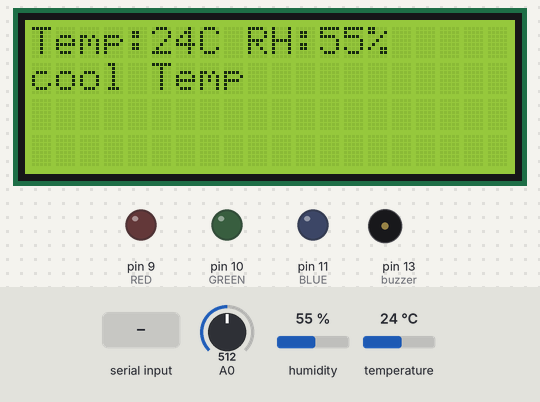
Bench run of a sketch on a simulated Arduino Uno, built with avr-gcc and run on an emulated ATmega328P. On the bench: 20×4 character LCD, output pins drawn as LEDs (lit = HIGH), buzzer (waves = sounding). The inputs (shaded band) are chosen by the test bench; at power-on: humidity 55 %, temperature 24 °C, A0 = 512. What the sketch prints to the serial monitor is not drawn.

Above: at 1.2 s.
1.3 s: "90,45\n" received over the second serial link
At 17.7 s:
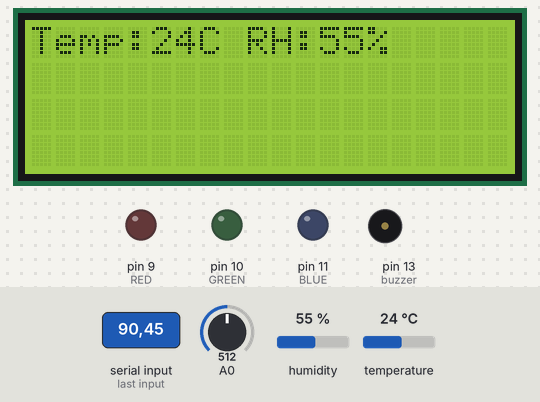
18.5 s: "1\n" received over the second serial link
At 24.5 s:
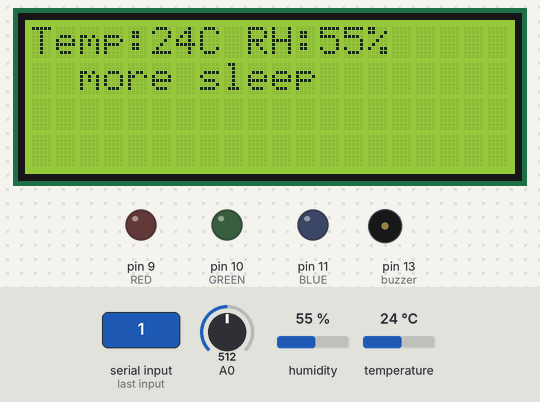
30.4 s: humidity set to 22 %
At 45.5 s:
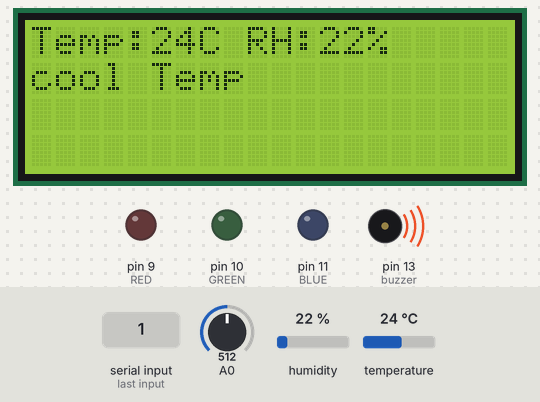
45.6 s: temperature set to 12 °C
At 61.5 s:
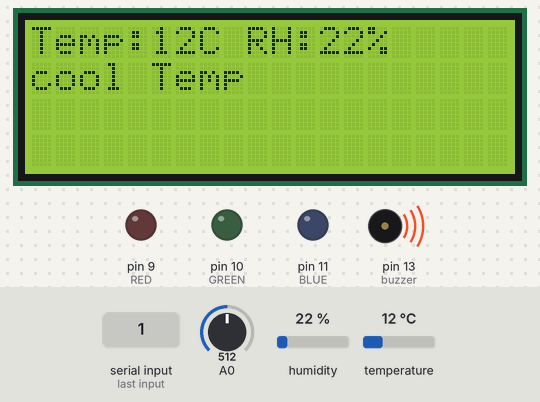
61.6 s: "90 45 200\n" received over the second serial link
At 77.6 s:
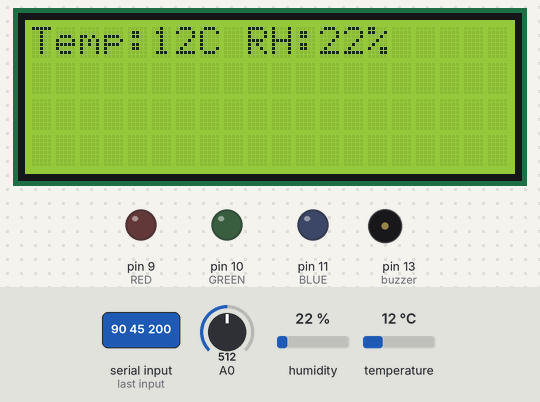
Timing chart, 0 to 79.1 s (numbered marks = the images above; inputs shaded):
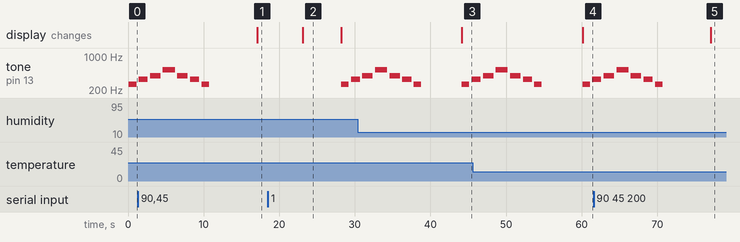

Measured:
- after the input at 1.3 s, tone on pin 13 (buzzer): goes on until 10.7 s, then stays silent; the display: changes after 15.8 s (image 1)
- after the input at 18.5 s, the display: changes after 4.6 s (image 2)
- after the input at 30.4 s, the display: changes after 13.8 s (image 3)
- after the input at 45.6 s, the display: changes after 14.5 s (image 4)
- after the input at 61.6 s, tone on pin 13 (buzzer): goes on until 70.7 s, then stays silent; the display: changes after 15.5 s (image 5)
- what the display in image 2 shows lasts 5.1 s, from 23.1 s to 28.2 s

The sketch:

real_serial_ardu.ino
```cpp
#include "DHT.h"                  // 온습도 센서
#include <LiquidCrystal_I2C.h>    // LCD
#include <SoftwareSerial.h>       // 시리얼 통신

#define DHTTYPE DHT11             // 온습도 센서
#define TX 3 // arduino 3 -> ESP8266 RX
#define RX 2 // arduino 2 -> ESP8266 TX

SoftwareSerial nodeSerial(RX, TX); // 시리얼 통신


#define C 262 // 도
#define D 294 // 레
#define E 330 // 미
#define F 349 // 파
#define G 392 // 솔
#define A 440 // 라
#define B 494 // 시

// LED
int RED = 9;
int GREEN = 10;
int BLUE = 11;

// 부저
int buzzer = 13;

// 알람
int tempo[] = {200, 300, 200, 300, 200, 300, 200, 300, 200, 300, 200, 300, 200, 300, 200, 300, 200, 300, 200, 300, 200, 300, 200, 300}; // duration 옵션 값 설정
int notes[] = { G, G, A, A, G, G, E, G, G, E, E, D, G, G, A, A, G, G, E, G, E, D, E, C };

// 자장가
int melody[] = {262, 330, 392, 523, 392, 330, 262}; // 도, 미, 솔, 높은 도, 솔, 미, 도
int noteDurations[] = {1000, 1200, 1400, 1600, 1400, 1200, 1000};

// 온습도센서
int DTH = A1;
DHT dht(DTH, DHTTYPE);

// LCD객체 생성
LiquidCrystal_I2C lcd(0x27,20,4);

// 초기화 함수
void setup()
{
  Serial.begin(115200);         // 시리얼 모니터
  nodeSerial.begin(9600);       // ESP8266 모듈 수신 속도

  // LED 출력 설정
  pinMode(RED, OUTPUT);
  pinMode(GREEN, OUTPUT);
  pinMode(BLUE, OUTPUT);

  // 부저 출력 설정
  pinMode(buzzer, OUTPUT);

  // DHT 센서 초기화
  dht.begin();

  // lcd 초기화
  lcd.init();
  lcd.backlight();
}

void loop()
{
  // 조도, 온도, 습도
  int lux = analogRead(A0);
  float temperature = dht.readTemperature();
  float humidity = dht.readHumidity();

  // 센서 데이터 ESP8266으로 전송
  char info[20] = {};
  snprintf(info, sizeof(info), "%d %d %d", (int)temperature, (int)humidity, lux);
  nodeSerial.print(info);
  Serial.print("ESP8266으로 전송된 센서 데이터: ");
  Serial.println(info);

  // ESP8266에서 데이터 수신
  // DR: Deep+Rem, FS: 6이상 수면, RT: 수면 설정 시간 - (DR&FS -> 1 충족시간)
  int DR = 0, FS = 0, RT = 0;
  String receivedData = "";

  if(nodeSerial.available()) {
    String getInfo = nodeSerial.readString();
    getInfo.trim();
    Serial.println("ESP8266에서 수신된 수면 데이터: " + getInfo);
    sscanf(getInfo.c_str(), "%d %d %d", &DR, &FS, &RT);
  }

  // LCD 제어
  char lcdPrint[20] = {};
  snprintf(lcdPrint, sizeof(lcdPrint), "Temp:%dC RH:%d%%", (int)temperature, (int)humidity);

  lcd.clear();
  lcd.setCursor(0,0);
  lcd.print(lcdPrint);

  if ((DR == 1)&&(FS == 1)){
    lcd.setCursor(2,1);
    lcd.print("wake up");

    //서서히 밝아지게
    for(int bright=0;bright<=255;bright++){
      analogWrite(RED, bright);
      analogWrite(GREEN, bright);
      analogWrite(BLUE, bright);
      // 실제로 구현시 delay(RT/255) 를 해야하나 실제로 보기 위해서 밑에 임의의 값을 사용함.
      delay(100);

      // 알람 (깨우는 용도)
      if (bright == 255){
          for (int i = 0; i < 12; i++) {
            tone (buzzer, notes[ i ], tempo[ i ]);
            delay (tempo[ i ]);
          }
          delay(100); // 멜로디 중간에 짧게 멈추는 용도

          for (int i = 12; i < 25; i++) {
            tone (buzzer, notes[ i ], tempo[ i ]);
            delay(tempo[ i ]);
          }
      }
    }
  }

  else if ((DR == 1)&&(FS == 0)){
    lowLight();

    lcd.setCursor(2,1);
    lcd.print("more sleep");
  }

  else if ((DR == 0)&&(FS == 1)){
    lowLight();

    lcd.setCursor(0,1);
    lcd.print("control Temp, RH");

    playSleepSong();
  }

  else if ((DR == 0)&&(FS == 0)){
    lowLight();

    lcd.setCursor(0,1);
    lcd.print("cool Temp");

    // 자장가
    playSleepSong();
  }
  delay(5000);
}

// 자장가 출력 기능
void playSleepSong() {
  for (int i = 0; i < 7; i++) {
    tone(buzzer, melody[i]);
    delay(noteDurations[i]);
    noTone(buzzer);
    delay(300);
  }
}

// LED 종료 기능
void lowLight(){
    analogWrite(RED, LOW);
    analogWrite(GREEN, LOW);
    analogWrite(BLUE, LOW);
}
```
